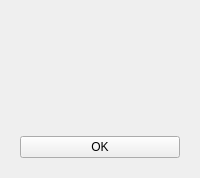
<?xml version="1.0" encoding="UTF-8"?>
<ui version="4.0">
 <class>AboutDialogContents</class>
 <widget class="QWidget" name="AboutDialogContents">
  <layout class="QVBoxLayout" name="verticalLayout">
   <property name="spacing">
    <number>15</number>
   </property>
   <property name="leftMargin">
    <number>20</number>
   </property>
   <property name="topMargin">
    <number>20</number>
   </property>
   <property name="rightMargin">
    <number>20</number>
   </property>
   <property name="bottomMargin">
    <number>20</number>
   </property>
   <item>
    <widget class="QLabel" name="iconLabel">
     <property name="text">
      <string/>
     </property>
     <property name="alignment">
      <set>Qt::AlignCenter</set>
     </property>
    </widget>
   </item>
   <item>
    <widget class="QLabel" name="nameLabel">
     <property name="text">
      <string/>
     </property>
     <property name="alignment">
      <set>Qt::AlignCenter</set>
     </property>
    </widget>
   </item>
   <item>
    <widget class="QLabel" name="versionLabel">
     <property name="text">
      <string/>
     </property>
     <property name="alignment">
      <set>Qt::AlignCenter</set>
     </property>
    </widget>
   </item>
   <item>
    <widget class="QLabel" name="releaseNotesLabel">
     <property name="text">
      <string/>
     </property>
     <property name="alignment">
      <set>Qt::AlignCenter</set>
     </property>
     <property name="openExternalLinks">
      <bool>true</bool>
     </property>
    </widget>
   </item>
   <item>
    <widget class="QPushButton" name="okButton">
     <property name="text">
      <string>OK</string>
     </property>
    </widget>
   </item>
  </layout>
 </widget>
 <resources/>
 <connections/>
</ui>
